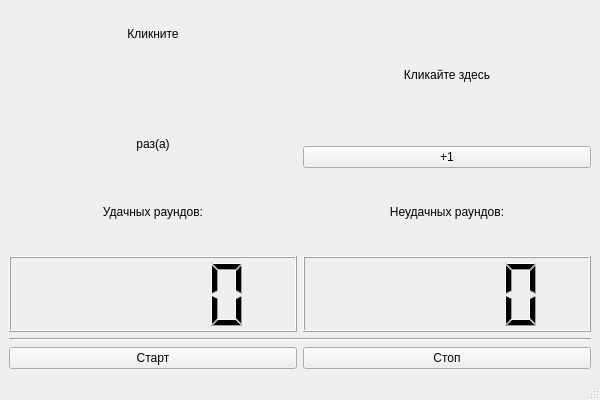
<?xml version="1.0" encoding="UTF-8"?>
<ui version="4.0">
 <class>MainWindow</class>
 <widget class="QMainWindow" name="MainWindow">
  <property name="geometry">
   <rect>
    <x>0</x>
    <y>0</y>
    <width>600</width>
    <height>400</height>
   </rect>
  </property>
  <property name="minimumSize">
   <size>
    <width>600</width>
    <height>400</height>
   </size>
  </property>
  <property name="font">
   <font>
    <family>Arial</family>
   </font>
  </property>
  <property name="windowTitle">
   <string>MainWindow</string>
  </property>
  <widget class="QWidget" name="centralwidget">
   <layout class="QGridLayout" name="gridLayout">
    <item row="0" column="0">
     <layout class="QVBoxLayout" name="verticalLayout_5">
      <item>
       <layout class="QHBoxLayout" name="horizontalLayout_3">
        <item>
         <layout class="QVBoxLayout" name="verticalLayout_4">
          <item>
           <widget class="QLabel" name="label_3">
            <property name="text">
             <string>Кликните</string>
            </property>
            <property name="alignment">
             <set>Qt::AlignCenter</set>
            </property>
           </widget>
          </item>
          <item>
           <widget class="QLabel" name="label_goal_number">
            <property name="font">
             <font>
              <family>Arial</family>
              <pointsize>25</pointsize>
             </font>
            </property>
            <property name="text">
             <string/>
            </property>
            <property name="alignment">
             <set>Qt::AlignCenter</set>
            </property>
           </widget>
          </item>
          <item>
           <widget class="QLabel" name="label_6">
            <property name="text">
             <string>раз(а)</string>
            </property>
            <property name="alignment">
             <set>Qt::AlignCenter</set>
            </property>
           </widget>
          </item>
         </layout>
        </item>
        <item>
         <layout class="QVBoxLayout" name="verticalLayout_3">
          <item>
           <widget class="QLabel" name="label_clicked_area">
            <property name="text">
             <string>Кликайте здесь</string>
            </property>
            <property name="alignment">
             <set>Qt::AlignCenter</set>
            </property>
           </widget>
          </item>
          <item>
           <widget class="QPushButton" name="pushButton">
            <property name="text">
             <string>+1</string>
            </property>
           </widget>
          </item>
         </layout>
        </item>
       </layout>
      </item>
      <item>
       <layout class="QHBoxLayout" name="horizontalLayout_2">
        <item>
         <layout class="QVBoxLayout" name="verticalLayout_2">
          <item>
           <widget class="QLabel" name="label">
            <property name="text">
             <string>Удачных раундов:</string>
            </property>
            <property name="alignment">
             <set>Qt::AlignCenter</set>
            </property>
           </widget>
          </item>
          <item>
           <widget class="QLCDNumber" name="lcdNumber_good"/>
          </item>
         </layout>
        </item>
        <item>
         <layout class="QVBoxLayout" name="verticalLayout">
          <item>
           <widget class="QLabel" name="label_2">
            <property name="text">
             <string>Неудачных раундов:</string>
            </property>
            <property name="alignment">
             <set>Qt::AlignCenter</set>
            </property>
           </widget>
          </item>
          <item>
           <widget class="QLCDNumber" name="lcdNumber_bad"/>
          </item>
         </layout>
        </item>
       </layout>
      </item>
      <item>
       <widget class="Line" name="line_2">
        <property name="orientation">
         <enum>Qt::Horizontal</enum>
        </property>
       </widget>
      </item>
      <item>
       <layout class="QHBoxLayout" name="horizontalLayout">
        <item>
         <widget class="QPushButton" name="pushButton_start">
          <property name="text">
           <string>Старт</string>
          </property>
         </widget>
        </item>
        <item>
         <widget class="QPushButton" name="pushButton_stop">
          <property name="text">
           <string>Стоп</string>
          </property>
         </widget>
        </item>
       </layout>
      </item>
     </layout>
    </item>
   </layout>
  </widget>
  <widget class="QMenuBar" name="menubar">
   <property name="geometry">
    <rect>
     <x>0</x>
     <y>0</y>
     <width>600</width>
     <height>21</height>
    </rect>
   </property>
  </widget>
  <widget class="QStatusBar" name="statusbar"/>
 </widget>
 <resources/>
 <connections/>
</ui>
